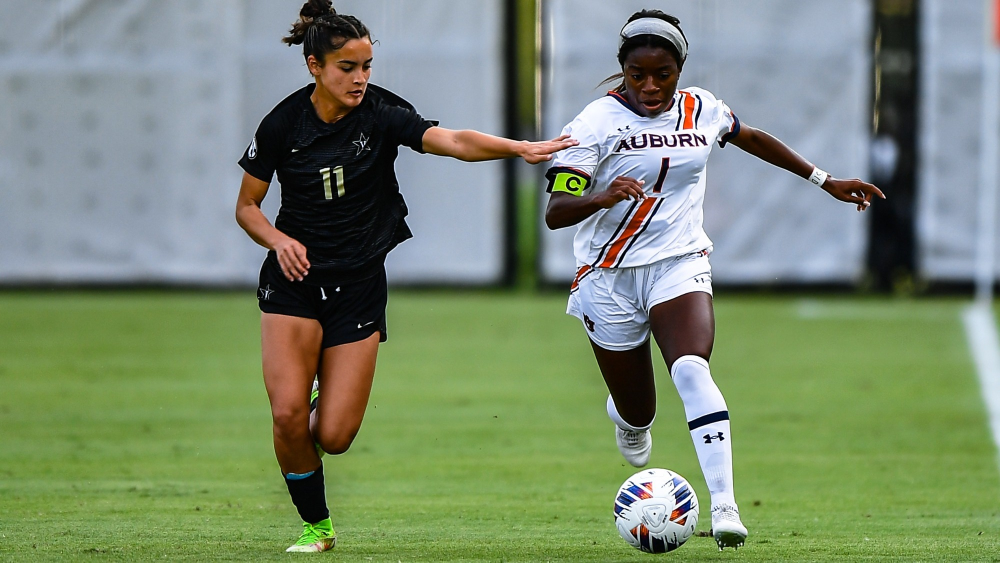
#> input picture Chap02/imgs/soccer.jpg, 2000 x 1125 px, found by its file name (shown at 1/2 size)
$ python asd.py
#> lines starting #> are read from the running program, lines starting #| are printed output that depends on the picture
# -*- coding: utf-8 -*-
"""
Created on Mon Mar 13 04:49:20 2023

@author: hwlee

change images

"""
import cv2 as cv
import sys

file_name = 'C:/Users/taeheon/Desktop/Chap02/imgs/soccer.jpg'
img = cv.imread(file_name)
#> img is the input picture: shape (1125, 2000, 3); mean B, G, R 112.3, 138, 122

if img is None:
    sys.exit('파일({0})을 찾을 수 없습니다.'.format(file_name))

gray = cv.cvtColor(img, cv.COLOR_BGR2GRAY)
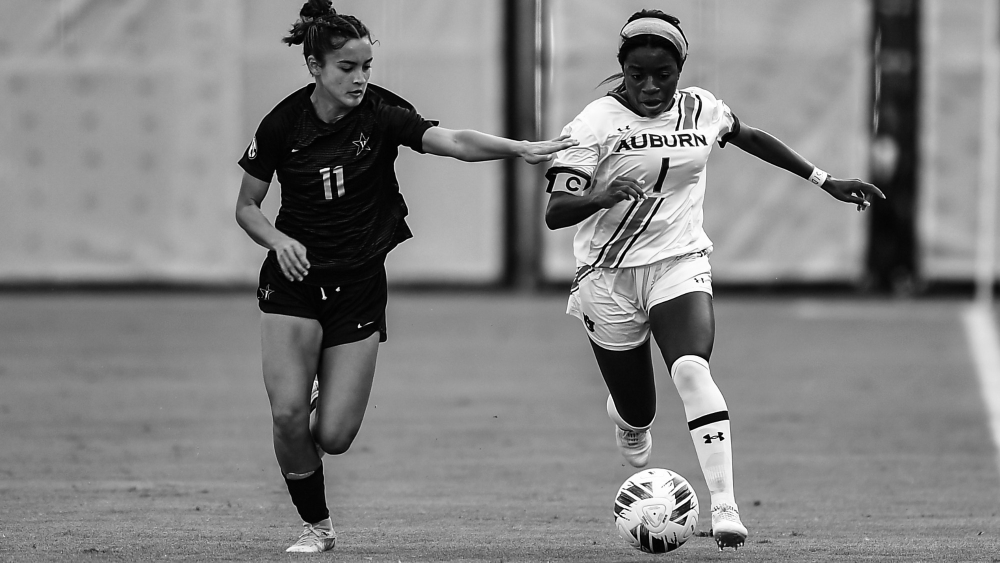
#> gray: shape (1125, 2000) (shown at 1/2 size); min 0, max 255, mean 130.3
gray_small = cv.resize(gray, dsize=(0,0), fx=0.1, fy=0.1)
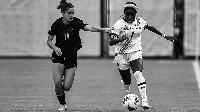
#> gray_small: shape (112, 200); min 1, max 254, mean 130.4


cv.imwrite('C:/Users/taeheon/Desktop/Chap02/imgs/soccer_gray.jpg', gray)
cv.imwrite('C:/Users/taeheon/Desktop/Chap02/imgs/soccer_gray_small.jpg', gray_small)

cv.imshow('Color Image', img)
cv.imshow('Gray Image', gray)
cv.imshow('Gray Image Small', gray_small)

cv.waitKey()
cv.destroyAllWindows()
